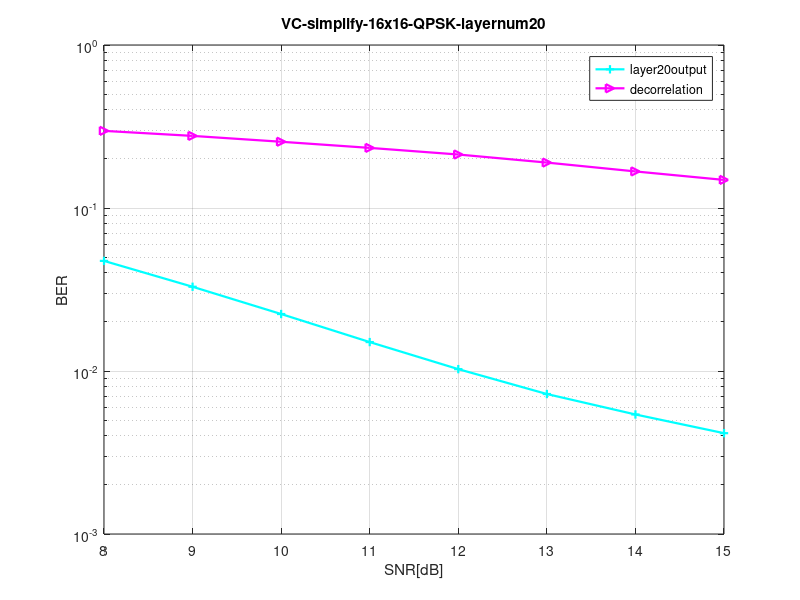

Source code (MATLAB):
clc;clear;
load('layernum20/16x16/simplify/ber.mat')
load('layernum20/16x16/simplify/berdecorSet.mat')

SNR=8:15;
semilogy(SNR,ber(5,:),'-c+','LineWidth',1.6);
grid on;
title('VC-simplify-16x16-QPSK-layernum20');
xlabel('SNR[dB]');
ylabel('BER');
hold on;
% semilogy(SNR,ber(2,:),'-bo','LineWidth',1.6);
semilogy(SNR,berdecorSet,'-m>','LineWidth',1.6);
legend("layer20output","decorrelation")
hold off;